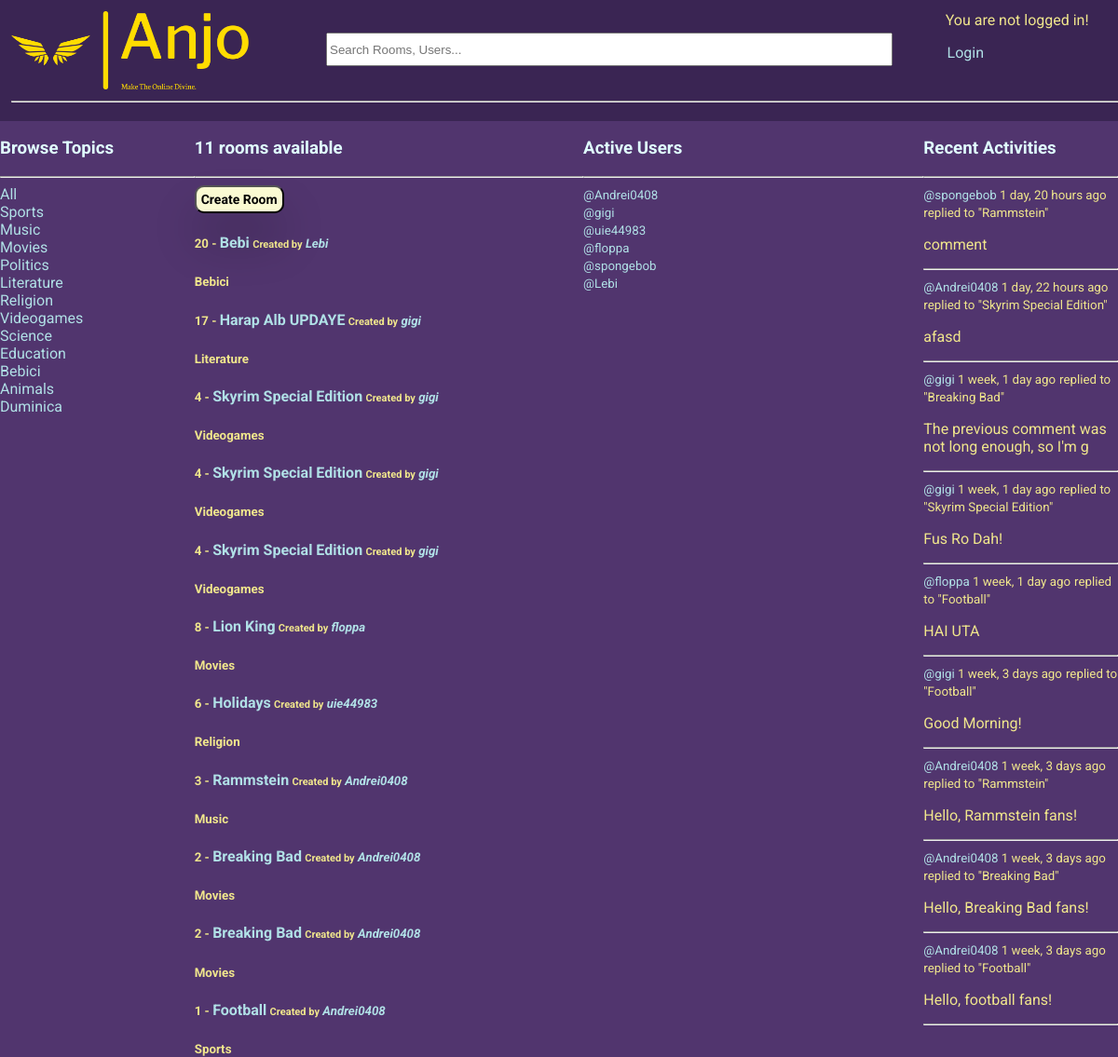
The app's page /, older data.
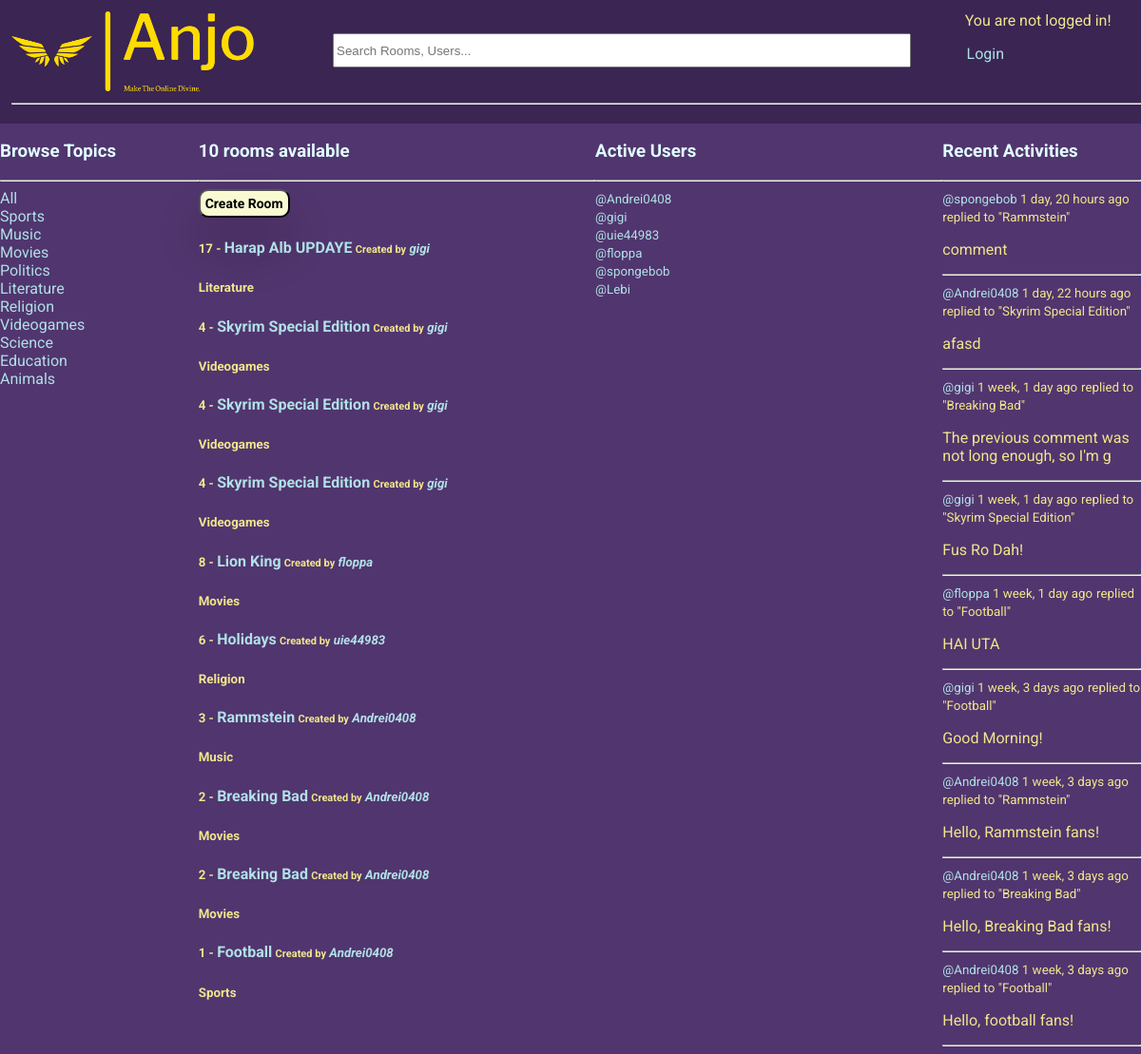
The same page, newer data.
### base/models.py (models this page shows, shortened)
class Topic(models.Model):
    name = models.CharField(max_length=200, unique=True)

class Room(models.Model):
    host = models.ForeignKey(User, on_delete=models.SET_NULL, null=True)
    topic = models.ForeignKey(Topic, on_delete=models.SET_NULL, null=True)
    name = models.CharField(max_length=200)
    description = models.TextField(null=True, blank=True)
    participants = models.ManyToManyField(User, related_name='participants', blank=True) # the users currently active in the room
    updated = models.DateTimeField(auto_now=True)
    created = models.DateTimeField(auto_now_add=True)
    class Meta:
        ordering = ['-updated', '-created'] # newest updated item should come first
    def __str__(self):
        return str(self.name)

class Message(models.Model):
    user = models.ForeignKey(User, on_delete=models.CASCADE) # on delete -> CASCADE = delete all children
    room = models.ForeignKey(Room, on_delete=models.CASCADE)
    body = models.TextField()
    updated = models.DateTimeField(auto_now=True)
    created = models.DateTimeField(auto_now_add=True)
    class Meta:
        ordering = ['-updated', '-created'] # newest updated item should come first
    def __str__(self):
        return self.body[0:50]

### base/views.py (the view)
# urls.py: path('', views.home, name="home"),
def home(request):
    q = request.GET.get('q') if request.GET.get('q') != None else ''
    rooms = Room.objects.filter(
        Q(topic__name__icontains=q) |
        Q(name__icontains=q) |
        Q(description__icontains=q) |
        Q(participants__username__icontains=q) |
        Q(host__username__icontains=q)
        )
    topics = Topic.objects.filter()
    room_count = rooms.count()
    room_messages = Message.objects.filter(
        Q(room__topic__name__icontains=q)
        )
    users = User.objects.filter(
        Q(username__icontains=q)
    )
    users_count = users.count()
    users_messages = Message.objects.filter(
        Q(user__username__icontains=q)
    )
    context = {'rooms':rooms, 'topics': topics, 'room_count': room_count, 'room_messages': room_messages,
               'users':users, 'users_count': users_count, 'users_messages': users_messages}
    return render(request, 'base/home.html', context)

### base/templates/base/home.html (shortened to what this page needs)
{% extends 'main.html' %}
{% block content %}
<div class="home-container">
    <div>
        {% include 'base/topics_component.html' %}
    </div>
    <div>
        {% if room_count == 0 %}
            <h3>No rooms available</h3>
        {% elif room_count == 1 %}
            <h3>{{room_count}} room available</h3>
        {% else %}
            <h3>{{room_count}} rooms available</h3>
        {% endif %}
        <hr>
        <form action="{% url 'create-room' %}">
            <input type="submit" value="Create Room" class="input-button" id="input-button-create-room">
        </form>
        {% include 'base/feed_component.html' %}
    </div>
    <div>
        {% include 'base/users_component.html' %}
    </div>
    <div>
        {% include 'base/activity_component.html' %}
    </div>
</div>
{% endblock content %}

### base/templates/base/topics_component.html (shortened to what this page needs)
<h3>Browse Topics</h3>
        <hr>
        <div>
            <a href="{% url 'home' %}">All</a>
        </div>
        {% for topic in topics %}
            <div>
                <a href="{% url 'home' %}?q={{topic.name}}">{{topic.name}}</a>
            </div>
        {% endfor %}
        <br>

### base/templates/base/feed_component.html (shortened to what this page needs)
<div>
    {% for room in rooms %}
        <div class="feed-container">
            <h5>
                <div>
                    {{room.id}} - <a style="font-size: 16px;" href="{% url 'room' room.id %}">{{room.name}}</a>
                    <span>
                        <small>Created by</small> <i><a href="{% url 'user-profile' room.host.id %}">{{room.host.username}}</a></i>
                    </span>
                </div>
            </h5>
            <small><b>{{room.topic.name}}</b></small>
        </div>
    {% endfor %}
</div>

### base/templates/base/users_component.html
<h3>Active Users</h3>
    <hr>
        {% for user in users %}
            <div>
                <small><a href="{% url 'user-profile' user.id %}">@{{user.username}}</a></small>
                <br>
            </div>
        {% endfor %}

### base/templates/base/activity_component.html (shortened to what this page needs)
<h3>Recent Activities</h3>
        <hr>
        {% for message in room_messages %}
            <div>
                <small><a href="{% url 'user-profile' message.user.id %}">@{{message.user}}</a> {{message.created|timesince}} ago</small>
                <small>replied to "{{message.room}}"</small>
                <p>{{message}}</p>
                <hr>
            </div>
        {% endfor %}

Row changes from the older to the newer data that the page shows:
removed Topic: name "Bebici"
removed Topic: name "Duminica"
removed Room: id "20", name "Bebi", host.username "Lebi", topic.name "Bebici"
Text that changed along with them:
{{ room_count }}: "11" → "10"
